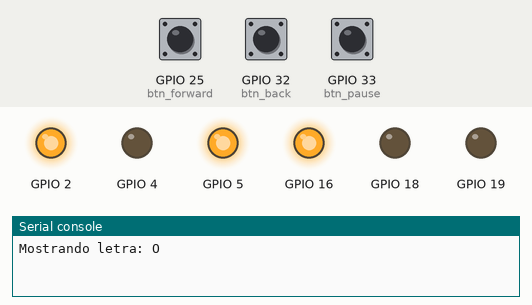
This program was run on a simulated ESP32 board running MicroPython. On the bench: output pins drawn as LEDs (lit = HIGH), the last lines printed to the serial console. Dashed ring = blinking. The test bench sets the inputs (shaded band); at power-on: GPIO 25 (btn_forward) HIGH, GPIO 32 (btn_back) HIGH, GPIO 33 (btn_pause) HIGH. At 30.8 s the program stops and its outputs stay as they are.

Above: at 1.2 s.
1.3 s: GPIO 25 (btn_forward) pulled LOW for 0.15 s
At 1.7 s:
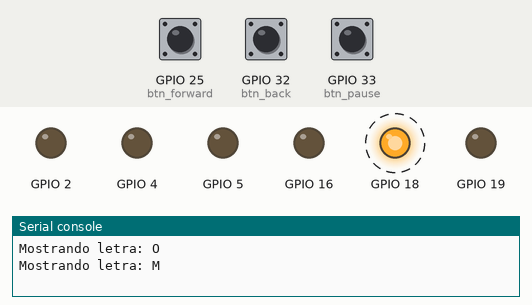
4.4 s: GPIO 32 (btn_back) pulled LOW for 0.15 s
At 5.2 s:
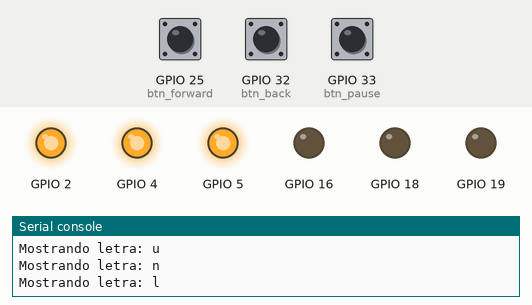
7.5 s: GPIO 25 (btn_forward) pulled LOW for 0.15 s
At 10.3 s:
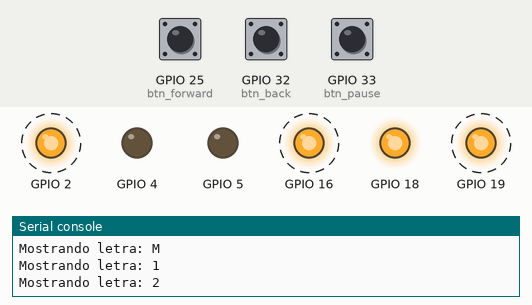
10.6 s: GPIO 32 (btn_back) pulled LOW for 0.15 s
13.7 s: GPIO 25 (btn_forward) pulled LOW for 0.15 s
At 15.5 s:
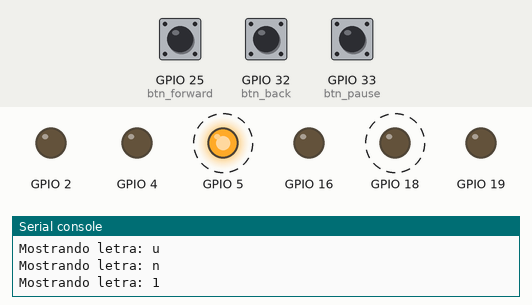
16.8 s: GPIO 32 (btn_back) pulled LOW for 0.15 s
Timing chart, 0 to 32.3 s (numbered marks = the images above; inputs shaded):
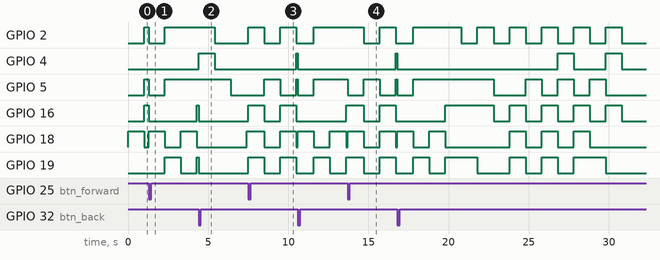

Measured:
- after the input at 1.3 s, GPIO 2: HIGH → LOW after 0.00 s instead of 1.7 s; GPIO 4: stays LOW (without the input it goes to HIGH after 0.70 s); GPIO 5: HIGH → LOW after 0.00 s instead of 2.7 s; GPIO 16: HIGH → LOW after 0.00 s instead of 0.70 s; GPIO 18: alternates HIGH for 1.0 s and LOW for 1.0 s, starting at once
- after the input at 4.4 s, GPIO 4: LOW → HIGH at once, → LOW 1.0 s later; GPIO 5: HIGH → LOW after 2.0 s instead of 2.9 s; GPIO 16: HIGH → LOW after 0.00 s instead of 2.9 s; GPIO 18: LOW → HIGH after 3.0 s; GPIO 19: HIGH → LOW after 0.00 s instead of 1.9 s
- after the input at 7.5 s, GPIO 4: LOW → HIGH after 3.0 s; GPIO 5: LOW → HIGH after 1.0 s instead of 0.91 s
- after the input at 13.7 s, GPIO 4: LOW → HIGH after 3.0 s; GPIO 16: HIGH → LOW after 1.0 s instead of 2.9 s; GPIO 18: alternates HIGH for 1.0 s and LOW for 1.0 s, starting at once; GPIO 19: HIGH → LOW after 1.0 s instead of 1.9 s

The program:

Main.py
```python
from machine import Pin
from time import sleep, ticks_ms, ticks_diff

# ------------------------------
# Configuração LEDs
# ------------------------------
led_pins = {
    1: Pin(5, Pin.OUT),
    2: Pin(4, Pin.OUT),
    3: Pin(2, Pin.OUT),
    4: Pin(19, Pin.OUT),
    5: Pin(16, Pin.OUT),
    6: Pin(18, Pin.OUT)
}

# ------------------------------
# Mapas Braille
# ------------------------------
braille_map = {
    "a": [1], "b": [1,2], "c": [1,4], "d": [1,4,5], "e": [1,5],
    "f": [1,2,4], "g": [1,2,4,5], "h": [1,2,5], "i": [2,4], "j": [2,4,5],
    "k": [1,3], "l": [1,2,3], "m": [1,3,4], "n": [1,3,4,5], "o": [1,3,5],
    "p": [1,2,3,4], "q": [1,2,3,4,5], "r": [1,2,3,5], "s": [2,3,4], "t": [2,3,4,5],
    "u": [1,3,6], "v": [1,2,3,6], "w": [2,4,5,6], "x": [1,3,4,6], "y": [1,3,4,5,6], "z": [1,3,5,6],
    ",": [2], ".": [2,5,6], ";": [2,3], ":": [2,5], "!": [2,3,5], "?": [2,6], "-": [3,6],
    " ": [],
    "1": [1], "2": [1,2], "3": [1,4], "4": [1,4,5], "5": [1,5],
    "6": [1,2,4], "7": [1,2,4,5], "8": [1,2,5], "9": [2,4], "0": [2,4,5]
}

signal_number = [3,4,5,6]  # ⠼
signal_capital = [6]       # ⠠

# ------------------------------
# Funções LEDs
# ------------------------------
def clear_leds():
    for pin in led_pins.values():
        pin.value(0)

# ------------------------------
# Botões
# ------------------------------
btn_back = Pin(32, Pin.IN, Pin.PULL_UP)
btn_pause = Pin(33, Pin.IN, Pin.PULL_UP)
btn_forward = Pin(25, Pin.IN, Pin.PULL_UP)

# ------------------------------
# Funções auxiliares
# ------------------------------
def find_prev_space(pos, antepenultimate=False):
    spaces = [i for i, c in enumerate(texto[:pos]) if c == " "]
    if antepenultimate and len(spaces) >= 2:
        return spaces[-2]
    elif spaces:
        return spaces[-1]
    return 0

def find_next_space(pos):
    for i in range(pos+1, len(texto)):
        if texto[i] == " ":
            return i
    return len(texto)-1

# ------------------------------
# Função não-bloqueante para mostrar letra
# ------------------------------
class BrailleDisplay:
    def __init__(self):
        self.letter = ""
        self.stages = []
        self.stage = 0
        self.start_time = 0
        self.duration = 1000  # 1 segundo por etapa

    def start(self, ch):
        self.letter = ch
        self.stage = 0
        self.start_time = ticks_ms()
        print("Mostrando letra:", ch)  # print no terminal
        # Definir etapas
        if ch.isdigit():
            self.stages = [signal_number, braille_map[ch]]
        elif ch.isalpha():
            if ch.isupper():
                self.stages = [signal_capital, braille_map[ch.lower()]]
            else:
                self.stages = [braille_map[ch]]
        elif ch == " ":
            self.stages = [[]]
        elif ch in braille_map:
            self.stages = [braille_map[ch]]
        else:
            print("Caractere não mapeado:", ch)
            self.stages = [[]]
        # Acender LEDs da primeira etapa
        clear_leds()
        for p in self.stages[0]:
            led_pins[p].value(1)

    def update(self):
        now = ticks_ms()
        if self.stage >= len(self.stages):
            clear_leds()
            return True  # letra terminou

        if ticks_diff(now, self.start_time) >= self.duration:
            # Passar para próxima etapa
            clear_leds()
            self.stage += 1
            self.start_time = now
            if self.stage < len(self.stages):
                for p in self.stages[self.stage]:
                    led_pins[p].value(1)
        return False  # ainda mostrando

# ------------------------------
# Loop principal
# ------------------------------
texto = "Ola Mundo 123!"
index = 0
paused = False
display = BrailleDisplay()
display.start(texto[index])

while index < len(texto):
    # Botões
    if not btn_back.value():
        # Volta para início da palavra anterior
        index = find_prev_space(find_prev_space(index)) + 1
        display.start(texto[index])
        sleep(0.3)  # debounce

    if not btn_pause.value():
        if paused:
            # Ao despausar, volta para início da palavra atual
            index = find_prev_space(index) + 1
            display.start(texto[index])
        paused = not paused
        sleep(0.3)  # debounce

    if not btn_forward.value():
        # Avança para início da próxima palavra
        index = find_next_space(index) + 1
        display.start(texto[index])
        sleep(0.3)  # debounce

    # Atualiza display apenas se não pausado
    if not paused:
        finished = display.update()
        if finished:
            index += 1
            if index < len(texto):
                display.start(texto[index])
```
